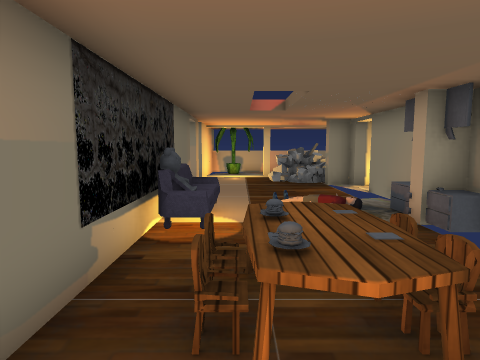
[1] (above)

15 first-person views from a walk through a scene from a Unity 3-D project. The camera is 1.4 m above the floor, tilts 6° down and sees 75° across. The floor is counted in squares, 1 m on a side. Each view is taken from the middle of a square. On the plan, view 1 faces up. The plan holds only what a view shows up to about 14 squares ahead; the rest is blank. The place goes on beyond the plan. The player is left out. Some animated figures are not drawn. Door leaves are left out, so doorways stand open. Some surface patterns are stand-ins.

[2]
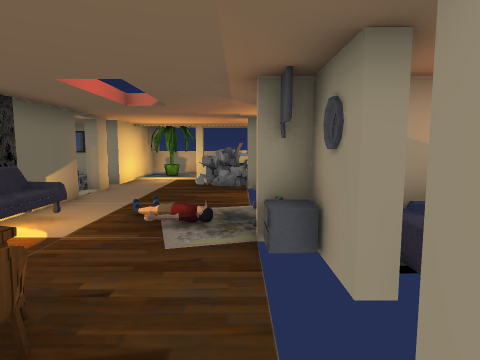

[3]
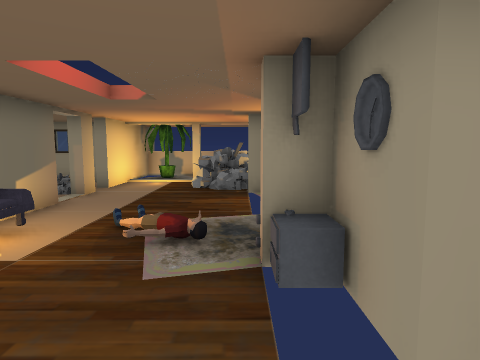

[4]
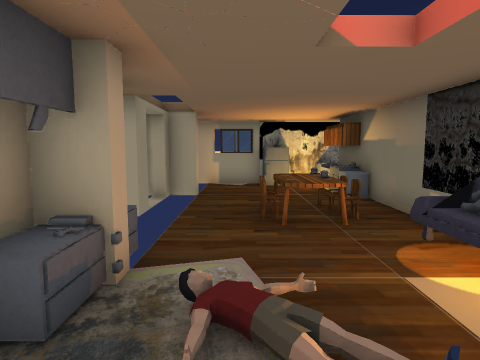

[5]
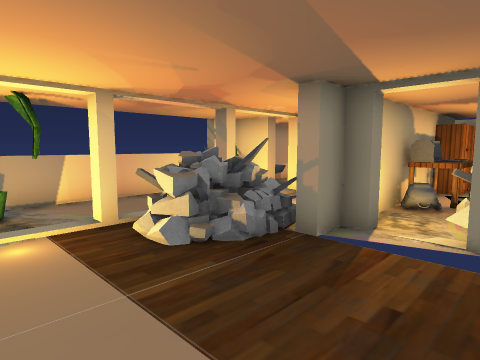

[6]
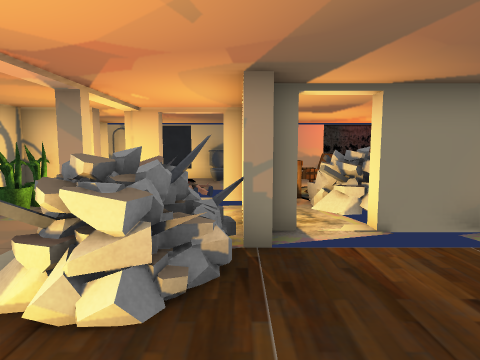

[7]
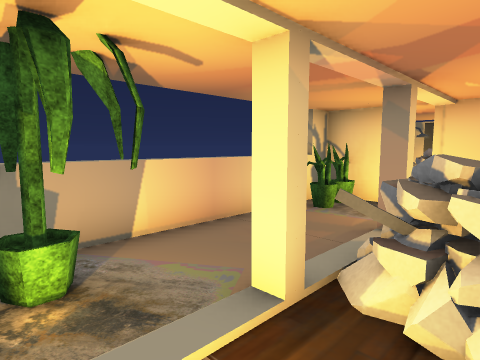

[8]
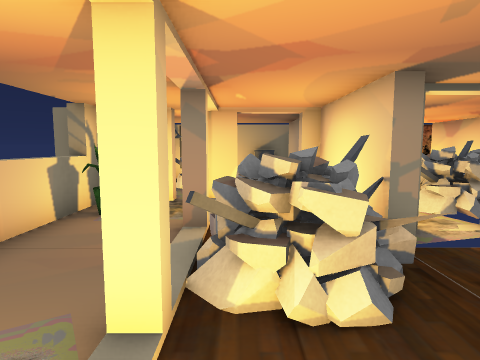

[9]
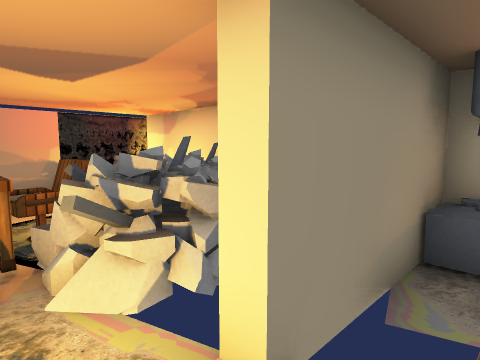

[10]
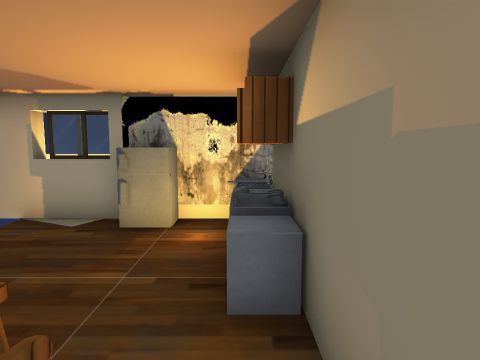

[11]
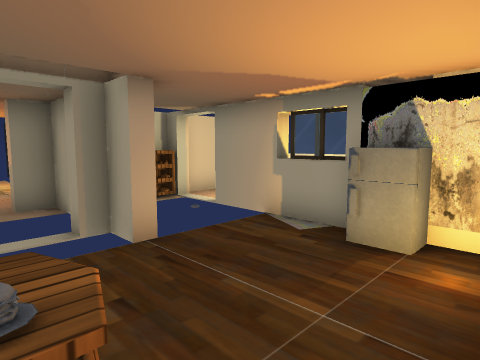

[12]
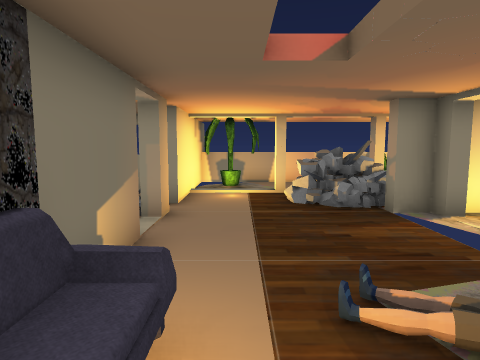

[13]
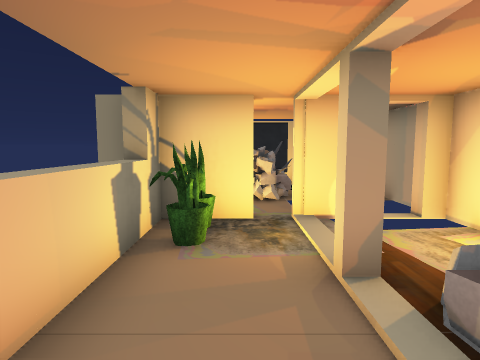

[14]
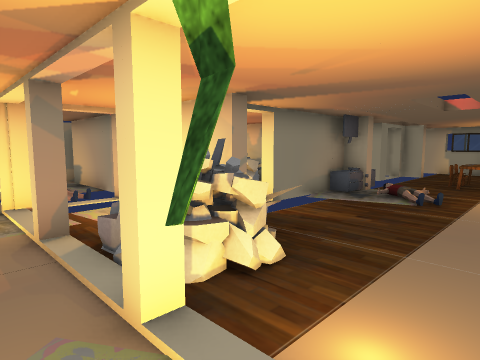

[15]
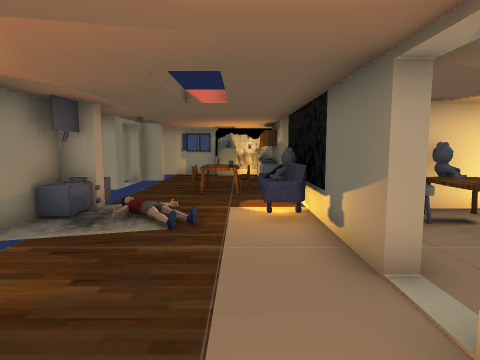

### Floor plan
Ten units are one square. View 1 is at (0, 0); x grows to the right and y downward. Boxes are objects, and circles mark ways between rooms. Rooms are numbered by the first view taken in them; rooms with no view inside come last. Other rooms are left out.
<svg viewBox="-25 -180 125 220">
<path fill="none" stroke="#000" d="M41 -37 41 -45M41 -20 41 -27M41 -65 41 -97M33 5 33 1 41 1 41 -4M-15 -97 -15 23M15 33 22 33M-19 30 50 30M41 -111 41 -115 33 -115 33 -119M-15 -117 -15 -111M14 -145 11 -145M-15 -150 -15 -127M41 -149 45 -149M11 -149 14 -149M70 -157 70 -175 -15 -175 -15 -150M45 -145 41 -145M33 -119 95 -119M70 -141 70 -150"/>
<rect x="-15" y="25" width="10" height="10" fill="#bbb"><title>other object</title></rect>
<rect x="-15" y="15" width="10" height="10" fill="#bbb"><title>other object</title></rect>
<rect x="-15" y="5" width="10" height="10" fill="#bbb"><title>other object</title></rect>
<rect x="-15" y="-5" width="10" height="10" fill="#bbb"><title>sink</title></rect>
<rect x="-15" y="-75" width="10" height="30" fill="#bbb"><title>sofa</title></rect>
<rect x="-5" y="-25" width="10" height="10" fill="#bbb"><title>other object</title></rect>
<rect x="-5" y="-45" width="20" height="30" fill="#bbb"><title>chair</title></rect>
<rect x="5" y="15" width="10" height="20" fill="#bbb"><title>fridge</title></rect>
<rect x="25" y="-75" width="20" height="30" fill="#bbb"><title>other object</title></rect>
<rect x="35" y="-55" width="10" height="10" fill="#bbb"><title>other object</title></rect>
<rect x="-5" y="-165" width="10" height="10" fill="#bbb"><title>plant</title></rect>
<rect x="55" y="-175" width="10" height="10" fill="#bbb"><title>plant</title></rect>
<rect x="15" y="-135" width="30" height="20" fill="#bbb"><title>other object</title></rect>
<circle cx="37" cy="-147" r="3" fill="#2a7"/>
<text x="10" y="-40">1</text>
<text x="30" y="-160">2</text>
<text x="50" y="-130">3</text>
</svg>
Room 2 opens to room 3.

Where each view was taken, in squares from view 1:
view 1: 0 up, 0 right, facing up
view 2: 1 up, 3 right, facing up
view 3: 2 up, 3 right, facing up
view 4: 9 up, 2 right, facing down
view 5: 9 up, 1 left, facing up-right
view 6: 12 up, 1 left, facing right
view 7: 13 up, 1 left, facing up-right
view 8: 14 up, 1 left, facing right
view 9: 11 up, 3 right, facing down-right
view 10: 3 up, 1 left, facing down
view 11: 2 up, 1 left, facing down-right
view 12: 5 up, 0 right, facing up
view 13: 16 up, 1 right, facing right
view 14: 16 up, 1 left, facing down-right
view 15: 13 up, 0 right, facing down
